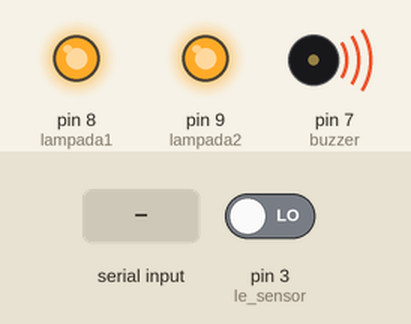
Bench run of a sketch on a simulated Arduino Uno, built with avr-gcc and run on an emulated ATmega328P. On the bench: output pins drawn as LEDs (lit = HIGH), buzzer (waves = sounding, pin HIGH). The test bench sets the inputs (shaded band); at power-on: pin 3 (le_sensor) LOW.

Above: at 1.2 s.
1.3 s: "a90\n" received over the second serial link
At 2.2 s:
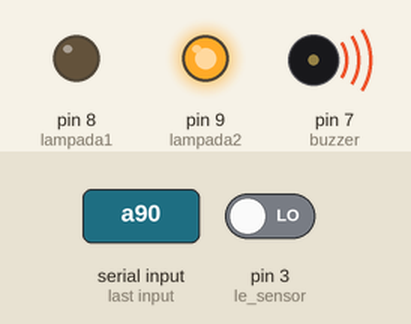
2.8 s: "b90\n" received over the second serial link
At 3.3 s:
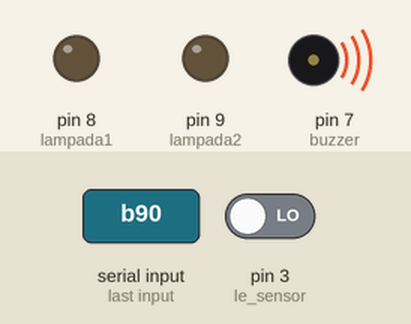
4.3 s: "A90\n" received over the second serial link
At 5.5 s:
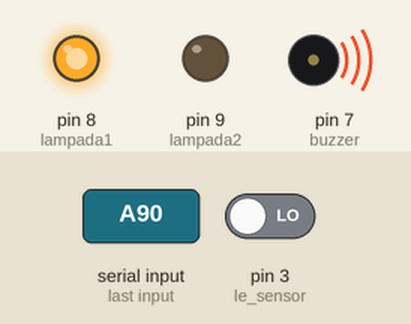
5.8 s: "a,45\n" received over the second serial link
At 6.8 s:
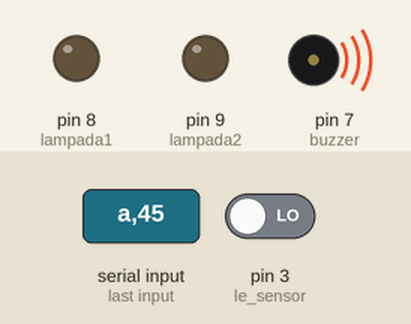
7.3 s: "A,45\n" received over the second serial link
At 7.9 s:
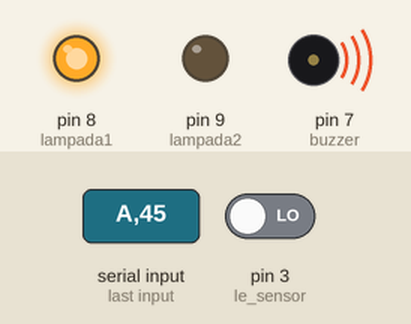
Timing chart, 0 to 9.8 s (numbered marks = the images above; inputs shaded):
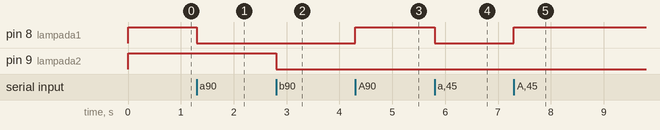

Measured:
- after the input at 1.3 s, pin 8 (lampada1): HIGH → LOW at once
- after the input at 2.8 s, pin 9 (lampada2): HIGH → LOW at once
- after the input at 4.3 s, pin 8 (lampada1): LOW → HIGH at once
- after the input at 5.8 s, pin 8 (lampada1): HIGH → LOW at once
- after the input at 7.3 s, pin 8 (lampada1): LOW → HIGH at once

The sketch:

embarcadosvfinal.ino
```cpp
/*
    SISTEMA DE AUTOMAÇÃO RESIDENCIAL
*/

#include <SoftwareSerial.h>

/***********************************************************************
Define
 ***********************************************************************/
#define true  1
#define false 0


#define NUM_ESTADOS 3
#define NUM_EVENTOS 7

// ESTADOS
#define ALARME_DESLIGADO   0
#define ALARME_LIGADO      1
#define ALARME_ACIONADO    2

// EVENTOS
#define NENHUM_EVENTO -1
#define LIGAR1         0
#define LIGAR2         1
#define DESLIGAR1      2
#define DESLIGAR2      3
#define LIGAR_S        4
#define DESLIGAR_S     5
#define DETECTAR       6

// ACOES
#define NENHUMA_ACAO -1
#define A01           0
#define A02           1
#define A03           2
#define A04           3
#define A05           4
#define A06           5
#define A07           6
#define A08           7

// PINOS
#define lampada1      8
#define lampada2      9
#define buzzer        7
#define ativa_sensor  6
#define le_sensor     3

/***********************************************************************
 Estaticos
 ***********************************************************************/
  int codigoEvento = NENHUM_EVENTO;
  int eventoInterno = NENHUM_EVENTO;
  int estado = ALARME_DESLIGADO;
  int codigoAcao;
  int acao_matrizTransicaoEstados[NUM_ESTADOS][NUM_EVENTOS];
  int proximo_estado_matrizTransicaoEstados[NUM_ESTADOS][NUM_EVENTOS];
  int presenca = false; // Variável global que indica detecção de presença pelo sensor.
  int sensor_ativo = false; // Variável global que indica se o sensor está ativo ou não.
  char caracter = 'A'; // Variável global para leitura de caracteres por serial, começa como 'A'.

  SoftwareSerial mySerial(0, 1); // 0-RX, 1-TX

/************************************************************************
 detecta_presenca
 Função para tratamento de interrupção.
 Parametros de entrada: nenhum
 Retorno: nenhum
*************************************************************************/
// Interrupt Service Routine (ISR)
void detecta_presenca(){
  if(digitalRead(le_sensor) == HIGH) {
    presenca = true;
  }
  else{
    presenca = false;
  }
}

/************************************************************************
 executarAcao
 Executa uma acao
 Parametros de entrada:
    (int) codigo da acao a ser executada
 Retorno: (int) codigo do evento interno ou NENHUM_EVENTO
*************************************************************************/
int executarAcao(int codigoAcao)
{
    int retval;

    retval = NENHUM_EVENTO;
    if (codigoAcao == NENHUMA_ACAO)
        return retval;

    switch(codigoAcao)
    {
    case A01:
        digitalWrite(lampada1, HIGH); // Liga lâmpada 1.
        break;
    case A02:
        digitalWrite(lampada2, HIGH); // Liga lâmpada 2.
        break;
    case A03:
        digitalWrite(lampada1, LOW); // Desliga lâmpada 1.
        break;
    case A04:
        digitalWrite(lampada2, LOW); // Desliga lâmpada 2.
        break;
    case A05:
        digitalWrite(ativa_sensor, HIGH); // Liga o sensor.
        sensor_ativo = true;
        break;
    case A06:
        digitalWrite(ativa_sensor, LOW); // Desliga sensor.
        sensor_ativo = false;
        break;
    case A07:
        digitalWrite(lampada1, LOW); // Liga lâmpada 1.
        digitalWrite(lampada2, LOW); // Liga lâmpada 2.
        digitalWrite(buzzer, LOW); // Liga sirene.
        break;
    case A08:
        digitalWrite(ativa_sensor, LOW); // Desliga sensor.
        sensor_ativo = false;
        digitalWrite(lampada1, HIGH); // Desliga lâmpada 1.
        digitalWrite(lampada2, HIGH); // Desliga lâmpada 2.
        digitalWrite(buzzer, HIGH); // Desliga sirene.
        break;
    } // switch

    return retval;
} // executarAcao

/************************************************************************
 iniciaMaquina de Estados
 Carrega a maquina de estados
 Parametros de entrada: nenhum
 Retorno: nenhum
*************************************************************************/
void iniciaMaquinaEstados()
{
  int i;
  int j;

  for (i=0; i < NUM_ESTADOS; i++) {
    for (j=0; j < NUM_EVENTOS; j++) {
       acao_matrizTransicaoEstados[i][j] = NENHUMA_ACAO;
       proximo_estado_matrizTransicaoEstados[i][j] = i;
    }
  }
  acao_matrizTransicaoEstados[ALARME_DESLIGADO][LIGAR1] = A01;

  acao_matrizTransicaoEstados[ALARME_DESLIGADO][LIGAR2] = A02;

  acao_matrizTransicaoEstados[ALARME_DESLIGADO][DESLIGAR1] = A03;

  acao_matrizTransicaoEstados[ALARME_DESLIGADO][DESLIGAR2] = A04;

  proximo_estado_matrizTransicaoEstados[ALARME_DESLIGADO][LIGAR_S] = ALARME_LIGADO;
  acao_matrizTransicaoEstados[ALARME_DESLIGADO][LIGAR_S] = A05;

  acao_matrizTransicaoEstados[ALARME_LIGADO][LIGAR1] = A01;

  acao_matrizTransicaoEstados[ALARME_LIGADO][LIGAR2] = A02;

  acao_matrizTransicaoEstados[ALARME_LIGADO][DESLIGAR1] = A03;

  acao_matrizTransicaoEstados[ALARME_LIGADO][DESLIGAR2] = A04;

  proximo_estado_matrizTransicaoEstados[ALARME_LIGADO][DESLIGAR_S] = ALARME_DESLIGADO;
  acao_matrizTransicaoEstados[ALARME_LIGADO][DESLIGAR_S] = A06;

  proximo_estado_matrizTransicaoEstados[ALARME_LIGADO][DETECTAR] = ALARME_ACIONADO;
  acao_matrizTransicaoEstados[ALARME_LIGADO][DETECTAR] = A07;


  proximo_estado_matrizTransicaoEstados[ALARME_ACIONADO][DESLIGAR_S] = ALARME_DESLIGADO;
  acao_matrizTransicaoEstados[ALARME_ACIONADO][DESLIGAR_S] = A08;
} // initStateMachine


/************************************************************************
 iniciaSistema
 Inicia o sistema ...
 Parametros de entrada: nenhum
 Retorno: nenhum
*************************************************************************/
void iniciaSistema()
{
   iniciaMaquinaEstados();
} // initSystem


/************************************************************************
 obterEvento
 Obtem um evento, que pode ser da IHM ou do alarme
 Parametros de entrada: tecla (char)
                        sensor (int)
                        detecta_presenca (int)
 Retorno: codigo do evento
*************************************************************************/

int obterEvento(char tecla, int sensor, int detecta_presenca)
{
  int retval = NENHUM_EVENTO;

// Sensor desligado
  if (caracter == 'A' && sensor == false){
    return LIGAR1;
  }
  else if (tecla == 'a' && sensor == false){
    return DESLIGAR1;
  }
  else if (tecla == 'B' && sensor == false){
    return LIGAR2;
  }
  else if (tecla == 'b' && sensor == false){
    return DESLIGAR2;
  }
  else if (tecla == 'C' && sensor == false){
    return LIGAR_S;
  }

// Sensor ligado sem detectar presença
  else if (caracter == 'A' && sensor == true && detecta_presenca == false){
    return LIGAR1;
  }
  else if (tecla == 'a' && sensor == true && detecta_presenca == false){
    return DESLIGAR1;
  }
  else if (tecla == 'B' && sensor == true && detecta_presenca == false){
    return LIGAR2;
  }
  else if (tecla == 'b' && sensor == true && detecta_presenca == false){
    return DESLIGAR2;
  }
  else if (tecla == 'c' && sensor == true && detecta_presenca == false){
    return DESLIGAR_S;
  }

// Desligamento do sensor
  else if (tecla == 'c' && sensor == true){
    return DESLIGAR_S;
  }

// Sensor ligado detectando presença
  else if (sensor == true && detecta_presenca == true){
    return DETECTAR;
  }
  else {
    return retval;
  }
  return retval;

} // obterEvento


/************************************************************************
 obterAcao
 Obtem uma acao da Matriz de transicao de estados
 Parametros de entrada: estado (int)
                        evento (int)
 Retorno: codigo da acao
*************************************************************************/
int obterAcao(int estado, int codigoEvento) {
  return acao_matrizTransicaoEstados[estado][codigoEvento];
} // obterAcao


/************************************************************************
 obterProximoEstado
 Obtem o proximo estado da Matriz de transicao de estados
 Parametros de entrada: estado (int)
                        evento (int)
 Retorno: codigo do estado
*************************************************************************/
int obterProximoEstado(int estado, int codigoEvento) {
  return proximo_estado_matrizTransicaoEstados[estado][codigoEvento];
} // obterAcao


/************************************************************************
 Main
 Loop principal de controle que executa a maquina de estados
 Parametros de entrada: nenhum
 Retorno: nenhum
*************************************************************************/

void setup() {
  mySerial.begin(9600);
  pinMode(lampada1, OUTPUT); // Declara pino 8 (lampada1) como um pino de saída.
  pinMode(lampada2, OUTPUT); // Declara pino 9 (lampada2) como um pino de saída.
  pinMode(buzzer, OUTPUT); // Declara pino 7 (buzzer) como um pino de saída.
  pinMode(ativa_sensor, OUTPUT); // Declara pino 6 (ativa_sensor)  como um pino de saída.
  pinMode(le_sensor, INPUT); // Declara pino 3 (le_sensor) como um pino de entrada.
  // Os pinos abaixo começam inicialmente em HIGH, pois o relé é ativo em LOW, ou seja, as lâmpadas e a sirene começam desligados.
  digitalWrite(lampada1, HIGH); // Desliga lâmpada 1.
  digitalWrite(lampada2, HIGH); // Desliga lâmpada 2.
  digitalWrite(buzzer, HIGH); // Desliga a sirene.
  attachInterrupt(digitalPinToInterrupt(le_sensor), detecta_presenca, CHANGE);  //interrupção para tocar alarme quando detectar presença

  iniciaSistema();
  Serial.println("Sistema iniciado");
} // setup

void loop() {
  caracter = mySerial.read(); // Faz a leitura da caractere
  if (eventoInterno == NENHUM_EVENTO) {
      codigoEvento = obterEvento(caracter, sensor_ativo, presenca);
  } else {
      codigoEvento = eventoInterno;
  }
  if (codigoEvento != NENHUM_EVENTO)
  {
      codigoAcao = obterAcao(estado, codigoEvento);
      estado = obterProximoEstado(estado, codigoEvento);
      eventoInterno = executarAcao(codigoAcao);
      Serial.print("Estado: ");
      Serial.print(estado);
      Serial.print(" Evento: ");
      Serial.print(codigoEvento);
      Serial.print(" Acao: ");
      Serial.println(codigoAcao);
  }
} // loop
```
